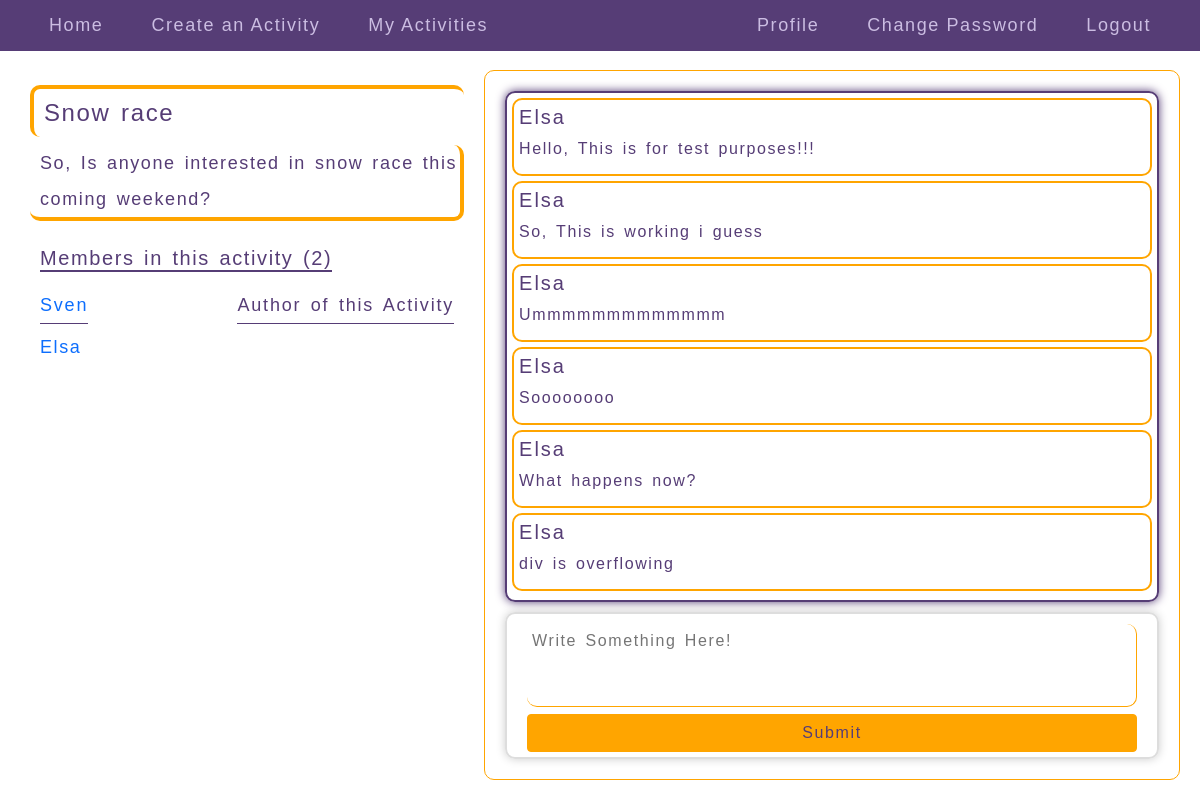
The app's page /activities/12 (signed in), older data.
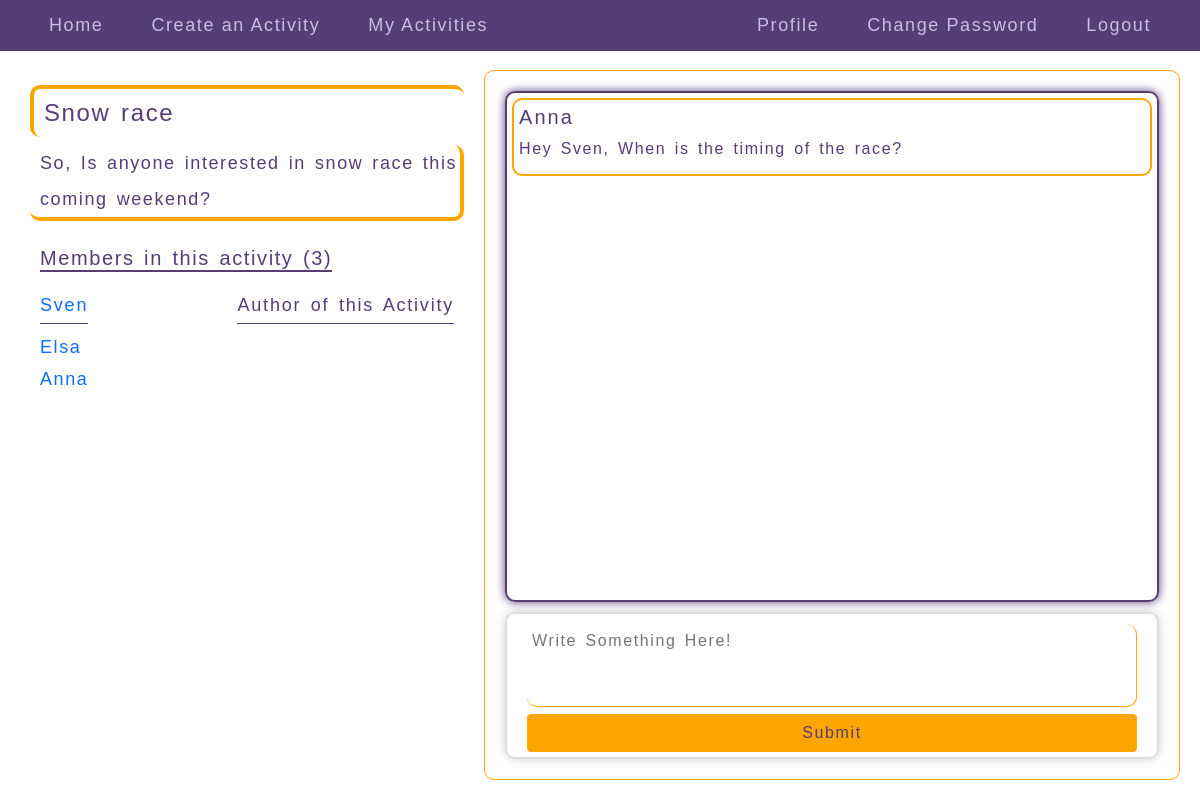
The same page, newer data.
### meet/models.py (models this page shows, shortened)
class Activity(models.Model):
    user = models.ForeignKey(User, on_delete=models.CASCADE, related_name="activities")
    title = models.CharField(max_length=128)
    description = models.TextField()
    time = models.DateTimeField(default=timezone.now)

class Joining(models.Model):
    user = models.ForeignKey(User, on_delete=models.CASCADE, related_name="joined_activities")
    activity = models.ForeignKey(Activity, on_delete=models.CASCADE, related_name="user_activities")

class Comment(models.Model):
    user = models.ForeignKey(User, on_delete=models.CASCADE, related_name="comments")
    activity = models.ForeignKey(Activity, on_delete=models.CASCADE, related_name="commented_activities")
    comment = models.TextField()

### meet/views.py (the view)
# urls.py: path("activities/<int:id>", views.displayactivity, name="display_activity"),
@login_required(login_url='/')
def displayactivity(request, id):
    if request.method == "POST":
        activity = Activity.objects.get(pk=id)
        user_comment = comment(request.POST)
        if user_comment.is_valid():
            obj = Comment(user=request.user, activity=activity, comment=user_comment.cleaned_data["description"])
            obj.save()
        return redirect("display_activity", id=id)
    else:
        activity = Activity.objects.get(pk=id)
        users = Joining.objects.filter(activity=activity).all()
        users_comments=Comment.objects.filter(activity=activity)
        users_list = []
        for user in users:
            users_list.append(user.user.username)
        form = comment()
        return render(request, "meet/activity.html", {
        "activity": activity, "users": users, "users_list": users_list, "form": form, "users_comments": users_comments
        })

### meet/views.py
class comment(forms.Form):
    description = forms.CharField(label="", widget=forms.Textarea(attrs={"rows": 3, "placeholder": "Write Something Here!"}))

### meet/templates/meet/activity.html (shortened to what this page needs)
{% extends "meet/layout.html" %}
{% block body %}
<div class="fc_display">
  <div class="left_half">
    <h4>{{ activity.title }}</h4>
    <p>{{ activity.description }}</p>
    <div class="left_half_members">
      <div class="fc_activity">
        <h5>Members in this activity ({{ users_list|length }})</h5>
      </div>
      <div class="activity_users_fc">
        <p><a href="{% url 'user_profile' activity.user.username %}">{{ activity.user.username }}</a></p>
        <p class="activity_users_author">Author of this Activity</p>
      </div>
      {% for user in users %}
        {% if user.user.username != activity.user.username %}
          <p class="activity_users"><a href="{% url 'user_profile' user.user.username %}">{{ user.user.username }}</a></p>
        {% endif %}
      {% endfor %}
    </div>
  </div>
  <div class="right_half">
    <div class="right_half_body">
      {% for comment in users_comments %}
        <div class="users_comments_on_activity">
          <h5>{{ comment.user.username }}</h5>
          <p>{{ comment.comment }}</p>
        </div>
      {% endfor %}
    </div>
    <div class="right_half_input">
      <form class="" method="post">
        {{ form }}
        <button type="submit" class="btn common_button">Submit</button>
      </form>
    </div>
  </div>
</div>
{% endblock %}

### meet/templates/meet/layout.html (shortened to what this page needs)
{% load static %}
<!DOCTYPE html>
<html lang="en" dir="ltr">
  <head>
    <link href="https://cdn.jsdelivr.net/npm/bootstrap@5.0.0-beta3/dist/css/bootstrap.min.css" rel="stylesheet">
    <link rel="stylesheet" href="{% static 'meet/styles.css' %}">
  </head>
  <body>
    {% if user.is_authenticated %}
    <div class="navigation">
      <a href="{% url 'index' %}">Home</a>
      <a href="{% url 'add_activity' %}">Create an Activity</a>
      <div class="hover_links_parent">
        <a href="{% url 'my_activities' %}">My Activities</a>
      </div>
      <a href="{% url 'profile' %}" class="linktotheright">Profile</a>
      <a href="{% url 'password_change' %}">Change Password</a>
      <a href="{% url 'logout' %}">Logout</a>
    </div>
    {% endif %}
    {% block body %}
    {% endblock %}
  </body>
</html>

### meet/static/meet/styles.css (style rules this page uses)
* { font-family: Arial, sans-serif; }
html, body { padding: 0; margin: 0; }
.fc_display { height: calc(100vh - 60px); display: flex; padding: 15px; box-sizing: border-box; color: #563d76; letter-spacing: 0.1em; word-spacing: 0.15em; }
.fc_display > * { margin-right: 5px; }
.left_half, .right_half { flex-basis: 40%; box-sizing: border-box; padding: 15px; border: 1px solid #563d76; border: 1px solid orange; border-radius: 10px; }
.right_half { flex-basis: 60%; }
.left_half { border: none; font-size: 18px; }
.left_half p { margin: 0; }
.left_half h4, .left_half > p { padding-left: 10px; border-left: 4px solid orange; border-top: 4px solid orange; line-height: 2; border-radius: 10px; }
.left_half > p { border: none; border-right: 4px solid orange; border-bottom: 4px solid orange; }
.left_half_members { padding: 10px; }
.left_half_members h5 { margin: 0; border-bottom: 2px solid #563d76; }
.form_update button, .password_reset_complete a, .pagination_links a, .common_button { color: orange; border-color: #563d76; background: #563d76; color: #563d76; border-color: orange; background: orange; }
fieldset div, form > * { margin: 10px 0px; }
form { padding: 20px; border: 2px solid #ddd; border-radius: 10px; box-shadow: 0 0 10px #ccc; }
.navigation { display: flex; flex-wrap: wrap; padding: 0 25px; margin-bottom: 4px; background: #563d76; color: #cbbde2; letter-spacing: 0.1em; position: sticky; top: 0px; z-index: 2; }
.navigation a { text-decoration: none; color: inherit; padding: 12px 24px; font-size: 18px; }
.linktotheright { margin-left: auto; }
.fc_activity { display: flex; flex-flow: row wrap; align-items: center; margin: 15px 0; }
.fc_activity > * { margin: 5px 0; }
.activity_users_fc { display: flex; line-height: 2; letter-spacing: 0.1em; word-spacing: 0.15em; margin: 10px 0; }
.activity_users_fc > * { border-bottom: 1px solid #563d76; }
.activity_users_fc p.activity_users_author { margin-left: auto; }
.right_half * { letter-spacing: 0.1em; word-spacing: 0.15em; }
.right_half { height: 100%; display: flex; flex-direction: column; }
.right_half > * { margin: 5px; }
.right_half_header, .right_half_input { flex-basis: 15%; }
.right_half_body { padding: 5px; padding-bottom: 0; flex-basis: 85%; height: 75%; overflow: auto; }
.users_comments_on_activity { border: 2px solid orange; border-radius: 10px; padding: 5px; box-shadow: 0 0 5px solid orange; margin-bottom: 5px; }
.right_half_input input, .right_half_input textarea { border-radius: 10px; padding: 5px; height: 100%; width: 100%; box-sizing: border-box; border-color: orange; border-top: 0; border-left: 0; color: #563d76; }
.right_half_input * { margin: 0; }
.right_half_input textarea { resize: none; }
.right_half_input button { width: 100%; }
.right_half_body { border: 2px solid #563d76; border-radius: 10px; box-shadow: 0 0 10px #563d76; }
.right_half_body p { margin-bottom: 0.5em; }
.right_half_input form { padding-top: 10px; padding-bottom: 5px; }
.user_links a, .activity_users_fc a, .activity_users a { text-decoration: none; }
p.activity_users { margin-bottom: 5px; }
.hover_links_parent { display: flex; position: relative; justify-content: center; align-items: center; }

Row changes from the older to the newer data that the page shows:
removed Comment: user.username "Elsa", comment "Hello, This is for test purposes!!!"
removed Comment: user.username "Elsa", comment "So, This is working i guess"
removed Comment: user.username "Elsa", comment "Ummmmmmmmmmmmm"
removed Comment: user.username "Elsa", comment "Soooooooo"
removed Comment: user.username "Elsa", comment "What happens now?"
removed Comment: user.username "Elsa", comment "div is overflowing"
added Joining: user.username "Anna"
added Comment: user.username "Anna", comment "Hey Sven, When is the timing of the race?"
Text that changed along with them:
{{ users_list|length }}: "2" → "3"
